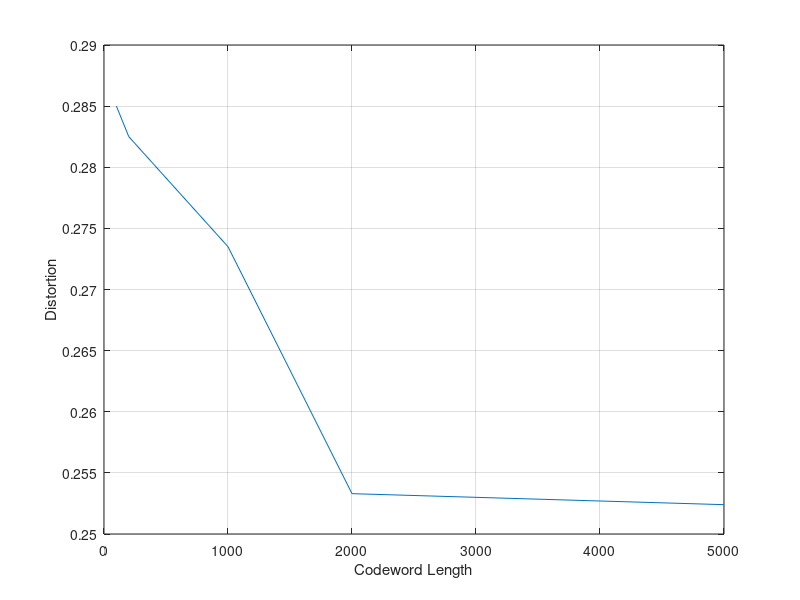

This chart was generated by the following MATLAB code:
iter=400; zi=0.02;
x=[100  200 1000  2000 5000 ];
y=[0.2850  0.2825 0.2735 0.2533 0.2524 ];


plot(x,y);
grid on;

%title('2-D Line Plot')
xlabel('Codeword Length')
ylabel('Distortion')
%legend('Shanon Limit','400,100','T2{(70,3,3;g28)}','Time Sharing');
